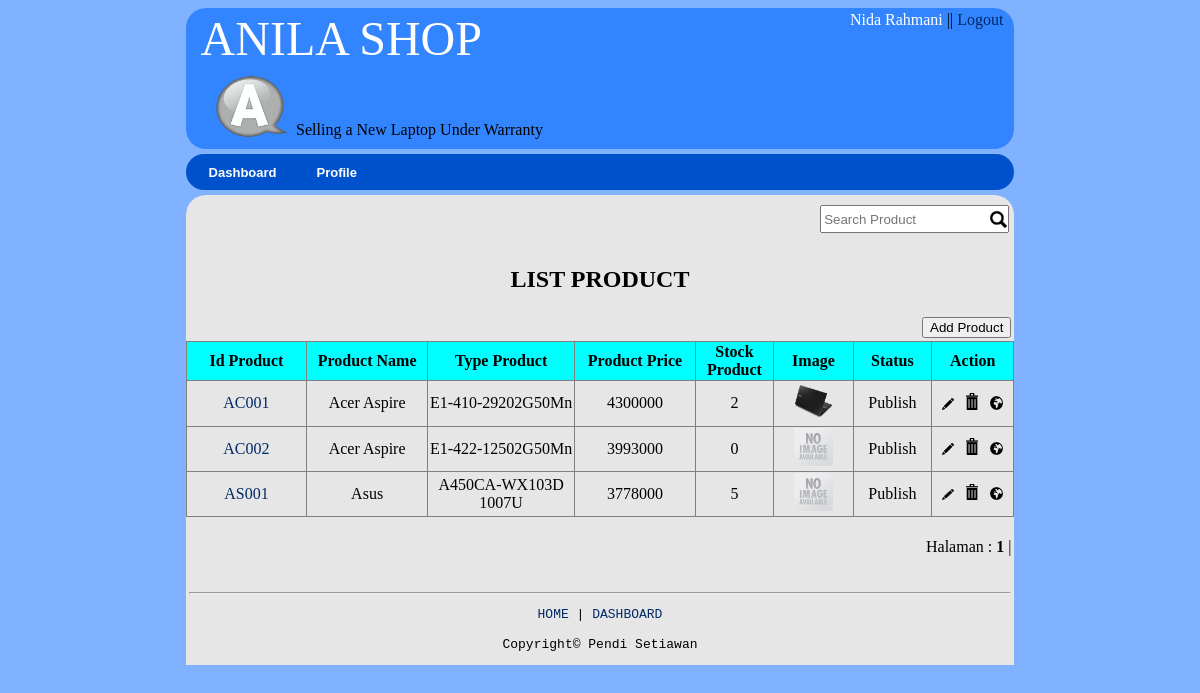
/product/view_product.php (signed in), run on the app's committed database.
### tables this page shows
CREATE TABLE IF NOT EXISTS `product` (
  `id_product` varchar(20) NOT NULL,
  `name` varchar(20) NOT NULL,
  `type` varchar(50) NOT NULL,
  `price` double NOT NULL,
  `description` text NOT NULL,
  `stock` int(3) NOT NULL,
  `image` text NOT NULL,
  `category_id` int(1) NOT NULL,
  `status` int(1) NOT NULL,
  `specification` text NOT NULL,
  PRIMARY KEY (`id_product`)
);

### product/view_product.php (the view, shortened to what this page needs)
<?php
	if(!isset($_SESSION['id'])) {
	  	echo "<script>window.alert('Anda Harus Login Dulu');</script>";
		echo "<script>window.location = '../login/login.php';</script>";
	} else {
include "../header/header_admin.php";
?>
<form action="add_product.php" method="post">
	<table width="70%" align="center" bgcolor="#E6E6E6">
		<tr>
			<td align="center"><h2>LIST PRODUCT</h2></td>
		</tr>
		<tr>
			<td align="right"><input type="submit" name="submit" value="Add Product" /></td>
		</tr>
	</table>
	<table width="70%" align="center" bgcolor="#E6E6E6" border="1" class="border">
		<tr bgcolor="#00FFFF">
			<th width="8%">Id Product</th>
			<th width="8%">Product Name</th>
			<th width="8%">Type Product</th>
			<th width="8%">Product Price</th>
			<th width="3%">Stock Product</th>
			<th width="5%">Image</th>
			<th width="4%">Status</th>
			<th width="5%">Action</th>
		</tr>
		<?php
			$batas   = 7;
			if(isset($_GET['halaman'])) {
				$halaman = $_GET['halaman'];
			} else {
				$halaman = "";
			}
			if(empty($halaman)){
			    $posisi=0;
			    $halaman=1;
			}
			else{
			    $posisi = ($halaman-1) * $batas;
			}
			$que = "select * from product limit $posisi,$batas";
			$tampil = mysql_query("$que");
			while ($data = mysql_fetch_array($tampil)) { ?>
					<tr class="hover">
						<td align='center'>
							<a href="detail.php?id_product=<?php echo $data[0]; ?>" class="href"><?php echo $data[0]; ?></a>
						</td>
						<td align='center'><?php echo $data[1]; ?></td>
						<td align='center'><?php echo $data[2]; ?></td>
						<td align='center'><?php echo $data[3]; ?></td>
						<td align='center'><?php echo $data[5]; ?></td>
						<td align='center'>
							<?php if (!empty($data['image'])): ?>
								<img src="<?php echo $data['image']; ?>" width="50%"><br/>
							<?php else : ?>
								<img src="<?php echo 'http://'.$_SERVER['HTTP_HOST'].'/new_media/aplikasi/image/no-image.jpg' ?>" width="50%"><br/>
							<?php endif ?>
						</td>
						<td align="center">
							<?php
								if ($data[8]==1) {
									echo "Not Publish";
								} elseif ($data[8]==2) {
									echo "Publish";
								}
							?>
						</td>
						<td align='center'>
							<a href="edit.php?id_product=<?php echo $data[0]; ?>"><img title="Edit" src="<?php echo 'http://'.$_SERVER['HTTP_HOST'].'/new_media/aplikasi/image/edit.png' ?>" width = "15%"></a> &nbsp;
							<a href="delete.php?id_product=<?php echo $data[0]; ?>"><img title="Delete" src="<?php echo 'http://'.$_SERVER['HTTP_HOST'].'/new_media/aplikasi/image/delete.png' ?>" width = "15%"></a> &nbsp;
							<a href="publish.php?id_product=<?php echo $data[0]; ?>"><img title="Publish" src="<?php echo 'http://'.$_SERVER['HTTP_HOST'].'/new_media/aplikasi/image/publish.png' ?>" width = "17%"></a>
						</td>
					</tr>
				<?php
			}
		 ?>
	</table>
	<table width="70%" bgcolor="#E6E6E6" align="center">
	<tr>
		<td align="right">
			<?php
				echo "<br>Halaman : ";
				$tampil2="select * from product";
				$hasil2=mysql_query($tampil2);
				$jmldata=mysql_num_rows($hasil2);
				$jmlhalaman=ceil($jmldata/$batas);
				for($i=1;$i<=$jmlhalaman;$i++) {
					if($i>=($halaman-3) && $i <= ($halaman+3)){
						if ($i != $halaman)
						{
						    echo " <a href=$_SERVER[PHP_SELF]?halaman=$i><font color='#00F'>$i</font></a> | ";
						}
						else
						{
						    echo " <b>$i</b> | ";
						}
					}
				}
			?>
		</td>
	</tr>
	</table>
	<table width="70%" align="center" bgcolor="#E6E6E6">
		<tr>
			<td><?php include "../footer/footer.php"; ?></td>
		</tr>
	</table>
</form>
<?php } ?>

### header/header_admin.php (shortened to what this page needs)
<!DOCTYPE html>
<html>
<head>
	<link rel="stylesheet" type="text/css" href="../css/global.css">
</head>
<body bgcolor="#80B2FF">
<?php
$query = "SELECT * from login WHERE id='$_SESSION[id_admin]'";
$que = mysql_query($query);
$data = mysql_fetch_array($que);
?>
<table width="70%" align="center" bgcolor="#3385FF" class="radius">
	<tr>
		<td colspan="2"><a href="../aplikasi/index.php" class="href"><font color="#fff" size="30">&nbsp;ANILA SHOP</font></a></td>
		<td align="right" style="vertical-align: top;"><a href="../admin/view_edit.php" class="href"><font color="#fff">
			<?php echo ucfirst($data['first_name']); ?> <?php echo ucfirst($data['last_name']); ?></font></a> ||
			<?php
				if (isset($_SESSION["id"])) {
					echo "<a href='../logout/logout.php' class='href'>Logout &nbsp;</a>";
				} else {
					echo "<a href='../login/login.php' class='href'>Login &nbsp;</a>";
				}
			?>
		</td>
	</tr>
	<tr>
		<td width="9%" align="right">
			<img class="padding" src="<?php echo 'http://'.$_SERVER['HTTP_HOST'].'/new_media/aplikasi/image/logo-icon.png' ?>" width="70%">
		</td>
		<td width="26%" class="align">Selling a New Laptop Under Warranty</td>
		<td width="35%" align="right">&nbsp;</td>
	</tr>
</table>
<table width="70%" align="center" bgcolor="#0052CC" class="radius" style="margin: 5px auto;">
	<tr>
		<td>
			<ul class="dropmenu">
				<li><a href="../admin/check.php">Dashboard</a></li>
				<li><a href="../admin/view_edit.php">Profile</a></li>
			</ul>
		</td>
	</tr>
</table>
<form action="../search/search_admin.php" method="post" onsubmit="return validasi(this)">
<table width="70%" align="center" bgcolor="#E6E6E6" class="radius-top">
	<tr>
		<td align="right">
			<input class="search" type="search" name="search" placeholder="Search Product">
			<img class="icon-search" src="<?php echo 'http://'.$_SERVER['HTTP_HOST'].'/new_media/aplikasi/image/search.png' ?>">
		</td>
	</tr>
</table>
</form>
</body>
</html>

### css/global.css (style rules this page uses)
.dropmenu { background: transparent; height: 30px; list-style-type: none; margin: 0; padding: 0px; }
.dropmenu li { float: left; height: 30px; }
.dropmenu li a { color: #FFF; display: block; font: 13px arial, verdana, sans-serif; font-weight: bold; padding: 8px 20px; text-decoration: none; }
table.border { border-collapse: collapse; }
.href { text-decoration: none; color: #002966; }
.radius { border-radius: 20px; }
.radius-top { border-top-left-radius: 20px; border-top-right-radius: 20px; }

### header/header_admin.php (style rules this page uses)
.search { margin: 7px -27px; width: 23%; height: 28px; }
.icon-search { width: 17px; height: 17px; margin: -4px 4px; }
.align { vertical-align: bottom; padding-bottom: 8px; }
img.padding { padding-right: 4px; }

### data on the page
product: id_product "AC001", name "Acer Aspire", type "E1-410-29202G50Mn", price "4300000", stock "2", image (picture), status "Publish"
product: id_product "AC002", name "Acer Aspire", type "E1-422-12502G50Mn", price "3993000", stock "0", status "Publish"
product: id_product "AS001", name "Asus", type "A450CA-WX103D 1007U", price "3778000", stock "5", status "Publish"

### other printed values
$data['first_name'] "Nida"
$data['last_name'] "Rahmani"
